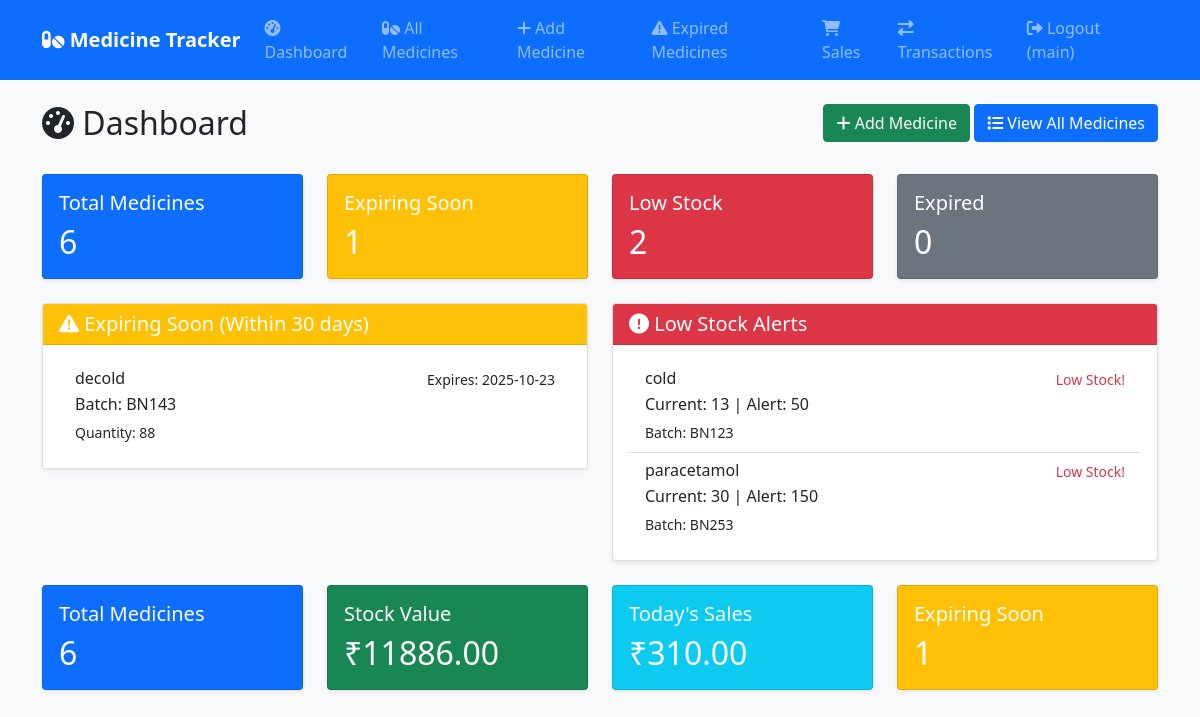
The page /dashboard (signed in) on the database its author committed.
### models.py (models this page shows, shortened)
class User(UserMixin, db.Model):
    id = db.Column(db.Integer, primary_key=True)
    username = db.Column(db.String(80), unique=True, nullable=False)
    email = db.Column(db.String(120), unique=True, nullable=False)
    password_hash = db.Column(db.String(128))
    created_at = db.Column(db.DateTime, default=datetime.utcnow)
    medicines = db.relationship('Medicine', backref='user', lazy=True)
    transactions = db.relationship('Transaction', backref='user', lazy=True)
    sales = db.relationship('Sale', backref='user', lazy=True)

class Medicine(db.Model):
    id = db.Column(db.Integer, primary_key=True)
    name = db.Column(db.String(100), nullable=False)
    batch_number = db.Column(db.String(50), nullable=False)
    category = db.Column(db.String(50), nullable=False, default='tablet')
    quantity = db.Column(db.Integer, nullable=False)
    price = db.Column(db.Float, nullable=False)
    expiry_date = db.Column(db.Date, nullable=False)
    low_stock_alert = db.Column(db.Integer, default=10)
    created_at = db.Column(db.DateTime, default=datetime.utcnow)
    user_id = db.Column(db.Integer, db.ForeignKey('user.id'), nullable=False)
    transactions = db.relationship('Transaction', backref='medicine', lazy=True)
    sales = db.relationship('Sale', backref='medicine', lazy=True)

### app.py (the view)
@app.route('/dashboard')
@login_required
def dashboard():
    check_expired_medicines()
    expiry_threshold = date.today() + timedelta(days=30)
    expiring_medicines = Medicine.query.filter(
        Medicine.user_id == current_user.id,
        Medicine.expiry_date <= expiry_threshold,
        Medicine.expiry_date >= date.today()
    ).all()
    low_stock_medicines = Medicine.query.filter(
        Medicine.user_id == current_user.id,
        Medicine.quantity <= Medicine.low_stock_alert
    ).all()
    total_medicines = Medicine.query.filter_by(user_id=current_user.id).count()
    expired_medicines = ExpiredMedicine.query.filter_by(user_id=current_user.id).count()
    total_stock_value = db.session.query(db.func.sum(Medicine.quantity * Medicine.price)).filter(
        Medicine.user_id == current_user.id
    ).scalar() or 0
    today_sales = db.session.query(db.func.sum(Sale.total_amount)).filter(
        Sale.user_id == current_user.id,
        db.func.date(Sale.sale_date) == date.today()
    ).scalar() or 0
    expired_stock_value = db.session.query(db.func.sum(ExpiredMedicine.original_value)).filter(
        ExpiredMedicine.user_id == current_user.id
    ).scalar() or 0
    return render_template('dashboard.html',
                         expiring_medicines=expiring_medicines,
                         low_stock_medicines=low_stock_medicines,
                         total_medicines=total_medicines,
                         expired_medicines=expired_medicines,
                         total_stock_value=total_stock_value,
                         today_sales=today_sales,
                         expired_stock_value=expired_stock_value)

### app.py (called while the page is built, shortened)
@login_manager.user_loader
def load_user(user_id):
    return User.query.get(int(user_id))

@app.context_processor
def inject_current_date():
    from datetime import date
    return {'current_date': date.today()}

@app.context_processor
def inject_navigation():
    categories = ['tablet', 'syrup', 'capsule', 'ointment', 'injection', 'drops', 'inhaler', 'cream', 'gel', 'powder']
    return {
        'navigation': [
            {'name': 'Dashboard', 'url': url_for('dashboard'), 'icon': 'fas fa-tachometer-alt'},
            {'name': 'All Medicines', 'url': url_for('medicines'), 'icon': 'fas fa-pills'},
            {'name': 'Add Medicine', 'url': url_for('add_medicine'), 'icon': 'fas fa-plus'},
            {'name': 'Expired Medicines', 'url': url_for('expired_medicines'), 'icon': 'fas fa-exclamation-triangle'},
            {'name': 'Sales', 'url': url_for('sales'), 'icon': 'fas fa-shopping-cart'},
            {'name': 'Transactions', 'url': url_for('transactions'), 'icon': 'fas fa-exchange-alt'},
        ],
        'categories': categories
    }

def check_expired_medicines():
    expired_meds = Medicine.query.filter(
        Medicine.user_id == current_user.id,
        Medicine.expiry_date < date.today(),
        Medicine.quantity > 0
    ).all()
    if expired_meds:
        db.session.commit()

### Templates/dashboard.html
{% extends "base.html" %}
{% block content %}
<div class="row">
    <div class="col-md-8">
        <h2><i class="fas fa-tachometer-alt"></i> Dashboard</h2>
    </div>
    <div class="col-md-4 text-end">
        <a href="{{ url_for('add_medicine') }}" class="btn btn-success">
            <i class="fas fa-plus"></i> Add Medicine
        </a>
        <a href="{{ url_for('medicines') }}" class="btn btn-primary">
            <i class="fas fa-list"></i> View All Medicines
        </a>
    </div>
</div>
<div class="row mt-4">
    <div class="col-md-3">
        <div class="card text-white bg-primary">
            <div class="card-body">
                <h5 class="card-title">Total Medicines</h5>
                <h2 class="card-text">{{ total_medicines }}</h2>
            </div>
        </div>
    </div>
    <div class="col-md-3">
        <div class="card text-white bg-warning">
            <div class="card-body">
                <h5 class="card-title">Expiring Soon</h5>
                <h2 class="card-text">{{ expiring_medicines|length }}</h2>
            </div>
        </div>
    </div>
    <div class="col-md-3">
        <div class="card text-white bg-danger">
            <div class="card-body">
                <h5 class="card-title">Low Stock</h5>
                <h2 class="card-text">{{ low_stock_medicines|length }}</h2>
            </div>
        </div>
    </div>
    <div class="col-md-3">
        <div class="card text-white bg-secondary">
            <div class="card-body">
                <h5 class="card-title">Expired</h5>
                <h2 class="card-text">{{ expired_medicines }}</h2>
            </div>
        </div>
    </div>
</div>
<div class="row mt-4">
    <div class="col-md-6">
        <div class="card">
            <div class="card-header bg-warning text-white">
                <h5 class="mb-0"><i class="fas fa-exclamation-triangle"></i> Expiring Soon (Within 30 days)</h5>
            </div>
            <div class="card-body">
                {% if expiring_medicines %}
                    <div class="list-group">
                        {% for medicine in expiring_medicines %}
                        <div class="list-group-item">
                            <div class="d-flex w-100 justify-content-between">
                                <h6 class="mb-1">{{ medicine.name }}</h6>
                                <small>Expires: {{ medicine.expiry_date }}</small>
                            </div>
                            <p class="mb-1">Batch: {{ medicine.batch_number }}</p>
                            <small>Quantity: {{ medicine.quantity }}</small>
                        </div>
                        {% endfor %}
                    </div>
                {% else %}
                    <p class="text-muted">No medicines expiring soon.</p>
                {% endif %}
            </div>
        </div>
    </div>
    <div class="col-md-6">
        <div class="card">
            <div class="card-header bg-danger text-white">
                <h5 class="mb-0"><i class="fas fa-exclamation-circle"></i> Low Stock Alerts</h5>
            </div>
            <div class="card-body">
                {% if low_stock_medicines %}
                    <div class="list-group">
                        {% for medicine in low_stock_medicines %}
                        <div class="list-group-item">
                            <div class="d-flex w-100 justify-content-between">
                                <h6 class="mb-1">{{ medicine.name }}</h6>
                                <small class="text-danger">Low Stock!</small>
                            </div>
                            <p class="mb-1">Current: {{ medicine.quantity }} | Alert: {{ medicine.low_stock_alert }}</p>
                            <small>Batch: {{ medicine.batch_number }}</small>
                        </div>
                        {% endfor %}
                    </div>
                {% else %}
                    <p class="text-muted">No low stock alerts.</p>
                {% endif %}
            </div>
        </div>
    </div>
</div>
<div class="row mt-4">
    <div class="col-md-3">
        <div class="card text-white bg-primary">
            <div class="card-body">
                <h5 class="card-title">Total Medicines</h5>
                <h2 class="card-text">{{ total_medicines }}</h2>
            </div>
        </div>
    </div>
    <div class="col-md-3">
        <div class="card text-white bg-success">
            <div class="card-body">
                <h5 class="card-title">Stock Value</h5>
                <h2 class="card-text">₹{{ "%.2f"|format(total_stock_value) }}</h2>
            </div>
        </div>
    </div>
    <div class="col-md-3">
        <div class="card text-white bg-info">
            <div class="card-body">
                <h5 class="card-title">Today's Sales</h5>
                <h2 class="card-text">₹{{ "%.2f"|format(today_sales) }}</h2>
            </div>
        </div>
    </div>
    <div class="col-md-3">
        <div class="card text-white bg-warning">
            <div class="card-body">
                <h5 class="card-title">Expiring Soon</h5>
                <h2 class="card-text">{{ expiring_medicines|length }}</h2>
            </div>
        </div>
    </div>
</div>
{% endblock %}

### Templates/base.html (shortened to what this page needs)
<!DOCTYPE html>
<html lang="en">
<head>
    <link href="https://cdn.jsdelivr.net/npm/bootstrap@5.1.3/dist/css/bootstrap.min.css" rel="stylesheet">
    <link href="https://cdnjs.cloudflare.com/ajax/libs/font-awesome/6.0.0/css/all.min.css" rel="stylesheet">
    <link href="{{ url_for('static', filename='style.css') }}" rel="stylesheet">
</head>
<body>
    <nav class="navbar navbar-expand-lg navbar-dark bg-primary">
        <div class="container">
            <a class="navbar-brand" href="{{ url_for('dashboard') }}">
                <i class="fas fa-pills"></i> Medicine Tracker
            </a>
            {% if current_user.is_authenticated %}
            <div class="collapse navbar-collapse" id="navbarNav">
                <ul class="navbar-nav me-auto">
                    {% for item in navigation %}
                    <li class="nav-item">
                        <a class="nav-link" href="{{ item.url }}">
                            <i class="{{ item.icon }}"></i> {{ item.name }}
                        </a>
                    </li>
                    {% endfor %}
                </ul>
                <div class="navbar-nav">
                    <a class="nav-link" href="{{ url_for('logout') }}">
                        <i class="fas fa-sign-out-alt"></i> Logout ({{ current_user.username }})
                    </a>
                </div>
            </div>
            {% endif %}
        </div>
    </nav>
    <div class="container mt-4">
        {% block content %}{% endblock %}
    </div>
</body>
</html>

### Static/style.css (style rules this page uses)
body { background-color: #f8f9fa; }
.card { box-shadow: 0 0.125rem 0.25rem rgba(0, 0, 0, 0.075); border: 1px solid rgba(0, 0, 0, 0.125); }
.card-header { background-color: #f8f9fa; border-bottom: 1px solid rgba(0, 0, 0, 0.125); }
.navbar-brand { font-weight: bold; }
.list-group-item { border-left: none; border-right: none; }
.list-group-item:first-child { border-top: none; }
.list-group-item:last-child { border-bottom: none; }

### rows shown on the page
User: username "main"
Medicine: name "decold", expiry_date "2025-10-23", batch_number "BN143", quantity "88"
Medicine: name "cold", quantity "13", low_stock_alert "50", batch_number "BN123"
Medicine: name "paracetamol", quantity "30", low_stock_alert "150", batch_number "BN253"

### other values the page prints
{{ item.name }} "Dashboard" "All Medicines" "Add Medicine" "Expired Medicines" "Sales" "Transactions"
{{ total_medicines }} "6"
{{ expiring_medicines|length }} "1"
{{ low_stock_medicines|length }} "2"
{{ expired_medicines }} "0"
{{ "%.2f"|format(total_stock_value) }} "11886.00"
{{ "%.2f"|format(today_sales) }} "310.00"
